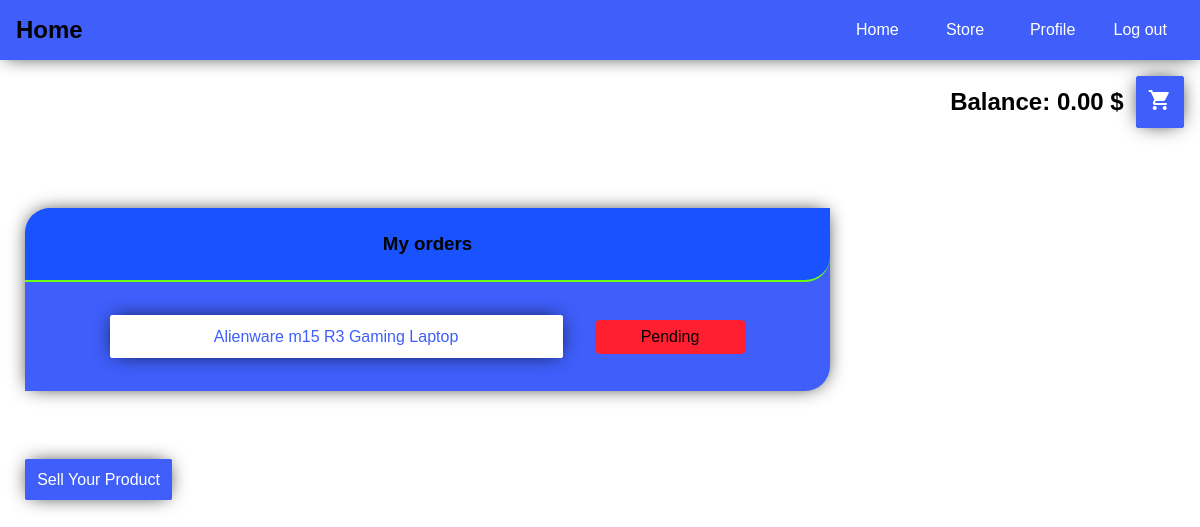
Page /ecommerce/ (signed in) on the committed database.
### user/models.py (models this page shows, shortened)
class User(AbstractUser):
    username = models.CharField(max_length=30, unique=True)
    email = models.EmailField(max_length=60, unique=True)
    balance = models.DecimalField(default=0, max_digits=10, decimal_places=2, validators=[MinValueValidator(Decimal('0'))])
    first_name = models.CharField(max_length=60, null=True, blank=True)
    last_name = models.CharField(max_length=60, null=True, blank=True)
    is_admin = models.BooleanField(default=False)
    is_active = models.BooleanField(default=True)
    is_staff = models.BooleanField(default=False)
    is_superuser = models.BooleanField(default=False)
    date_joined = models.DateTimeField(auto_now_add=True)
    last_login = models.DateTimeField(auto_now=True)
    ACCOUNT_TYPE_CHOICES = [
        ('Premium', 'premium'),
        ('Default', 'default')
    ]
    account_type = models.CharField(max_length=20, choices=ACCOUNT_TYPE_CHOICES, default='default')
    USERNAME_FIELD = 'username'
    objects = UserManager()

### ecommerce/models.py (models this page shows, shortened)
class Order(models.Model):
    item = models.ForeignKey(to='Item', on_delete=models.CASCADE)
    cart = models.ForeignKey(to='Cart', on_delete=models.CASCADE)
    user = models.ForeignKey(to=User, on_delete=models.DO_NOTHING)
    price = models.DecimalField(default=0, max_digits=10, decimal_places=2,
                                validators=[MinValueValidator(Decimal('0'))])
    ordered = models.DateTimeField(auto_now_add=True)
    StatusChoices = [
        ('Pending', 'pending'),
        ('Shipped', 'shipped'),
        ('Delivered', 'delivered')
    ]
    status = models.CharField(choices=StatusChoices, max_length=30, default='Pending')

class Item(models.Model):
    name = models.CharField(max_length=200)
    tag = models.ManyToManyField(to='Tag')
    user = models.ForeignKey(to=User, on_delete=models.DO_NOTHING)
    quantity = models.PositiveIntegerField(default=1)
    available = models.BooleanField(default=True)
    price = models.DecimalField(default=0, max_digits=10, decimal_places=2,
                                validators=[MinValueValidator(Decimal('0'))])
    def __str__(self) -> str:
        return self.name

### ecommerce/views.py (the view)
# urls.py: path('', HomeView.as_view(), name='home'),
@method_decorator(login_required, name='dispatch')
class HomeView(View):
    template_name = 'ecommerce/home.html'
    def get(self, request, *args, **kwargs) -> 'HttpResponse':
        user = request.user
        orders = user.order_set.all()
        return render(request, self.template_name, {
            'user': user,
            'orders': orders
        })

### templates/ecommerce/home.html (shortened to what this page needs)
{% extends 'ecommerce/base.html' %}
{% block current_page %}
    Home
{% endblock %}
{% block page-content %}
    <div class="card large" style="min-width: 350px">
        <header>
            <h3>My orders</h3>
        </header>
        <section>
            <ul class="orders">
                {% for order in orders %}
                    <li>
                        <a href="{% url 'ecommerce:order' order.pk %}" class="btn btn-white">
                            {{ order.item }}
                        </a>
                        <span class="order-status {{ order.status|lower }}">{{ order.status }}</span>
                    </li>
                {% endfor %}
            </ul>
        </section>
    </div>
    <div style="margin-top: 5em;">
        <a class="btn" href="{% url 'ecommerce:create_item' %}">Sell Your Product</a>
    </div>
{% endblock %}

### templates/ecommerce/base.html (shortened to what this page needs)
{% extends 'base.html' %}
{% block navigation %}
    <nav class="navbar">
        <h2 class="nav-current-page">
            {% block current_page %}
            {% endblock %}
        </h2>
        <ul class="nav-links">
            <li>
                <a href="{% url 'ecommerce:home' %}">Home</a>
            </li>
            <li>
                <a href="{% url 'ecommerce:store' %}">Store</a>
            </li>
            <li>
                <a href="{% url 'ecommerce:profile' %}">Profile</a>
            </li>
            <li>
                <a href="{% url 'user:logout' %}" class="logout-link">Log out</a>
            </li>
        </ul>
    </nav>
    <div style="flex-direction: row-reverse; justify-content: right; margin-right: 1em; margin-top: 1em; display: flex">
        <a href="{% url 'ecommerce:cart' user.cart_set.last.id %}" class="btn"><span class="material-icons">
</span></a>
        <h2 style="margin: auto 0.5em auto 0; display: inline-block;">Balance: {{ user.balance }} $</h2>
    </div>
{% endblock %}
{% block content %}
    <div class="page-wrapper">
        {% block page-content %}
        {% endblock %}
    </div>
{% endblock %}

### static/main.css (style rules this page uses)
:root { --blue: #3f5efa; --dark-blue: #1953ff; --lime: #6aff0e; --graphite: #242121; --green: #19b501; --red: #ff1f31; --orange: #f8a00a; }
* { margin: 0; padding: 0; }
body { font-family: Consolas, Arial, sans-serif; }
a { text-decoration: none; cursor: pointer; color: black; }
.btn { padding: 0.7em; box-sizing: border-box; box-shadow: 0 0 20px -5px black; background-color: var(--blue); border: 1px solid var(--blue); border-radius: 2px; cursor: pointer; color: white; }
.btn-white { background-color: white; color: var(--blue); border-color: white; }
.page-wrapper { margin: 5em 25px; }
.orders { list-style: none; }
.orders li { display: grid; margin: 0.5em 0; grid-template-columns: 60% 20%; justify-content: center; grid-column-gap: 2em; }
.orders a { margin: auto 0; display: inline-block; }
.order-status { display: inline-block; padding: 0.5em; margin: auto 0; box-sizing: border-box; border-radius: 5px; }
.pending { background-color: var(--red); }

### static/components/navbar.css (style rules this page uses)
.navbar { display: flex; justify-content: space-between; box-sizing: border-box; box-shadow: 0 0 20px -5px black; width: 100%; padding: 1em; background-color: var(--blue); min-height: 60px; }
.nav-current-page { flex: 7; }
.nav-links { display: flex; flex: 3; }
.nav-links li { display: flex; list-style: none; flex: 1; justify-content: center; text-align: center; }
.nav-links a { display: inline-block; margin: auto 0; color: white; }

### static/components/card.css (style rules this page uses)
.card { background-color: var(--blue); border-bottom-right-radius: 25px; border-top-left-radius: 25px; box-sizing: border-box; text-align: center; overflow: hidden; box-shadow: 0 0 20px -5px black; }
.card > header { position: relative; border-top-left-radius: 25px; border-bottom-right-radius: 25px; border-bottom: 2px solid var(--lime); padding: 25px; box-sizing: border-box; top: 0; left: 0; background-color: var(--dark-blue); }
.card > section { border-top-left-radius: 25px; border-bottom-right-radius: 25px; padding: 25px; box-sizing: border-box; }
.large { width: 70%; min-width: 350px }

### rows in the picture
User: balance "0.00"
Order: item "Alienware m15 R3 Gaming Laptop", status "Pending"
